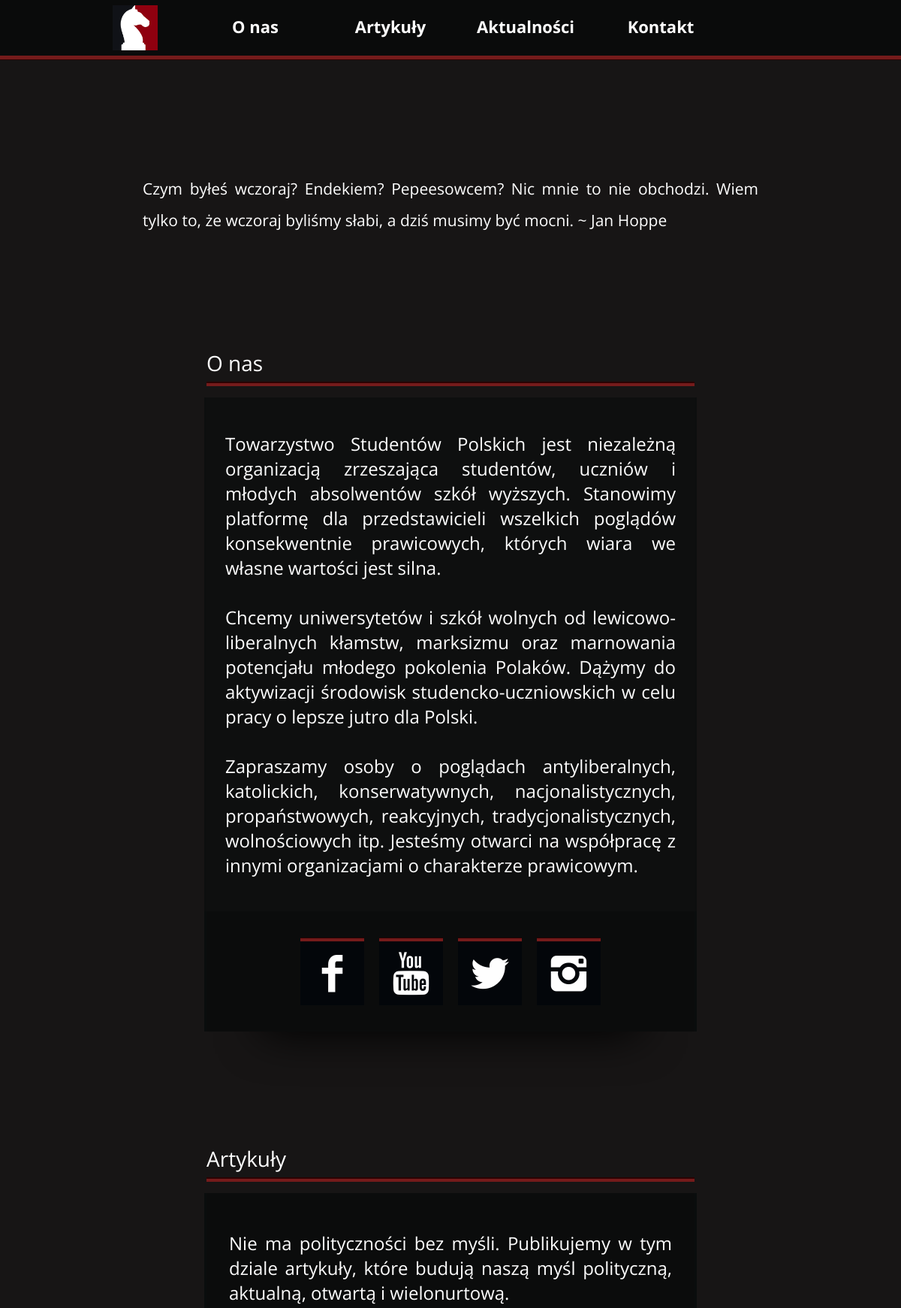
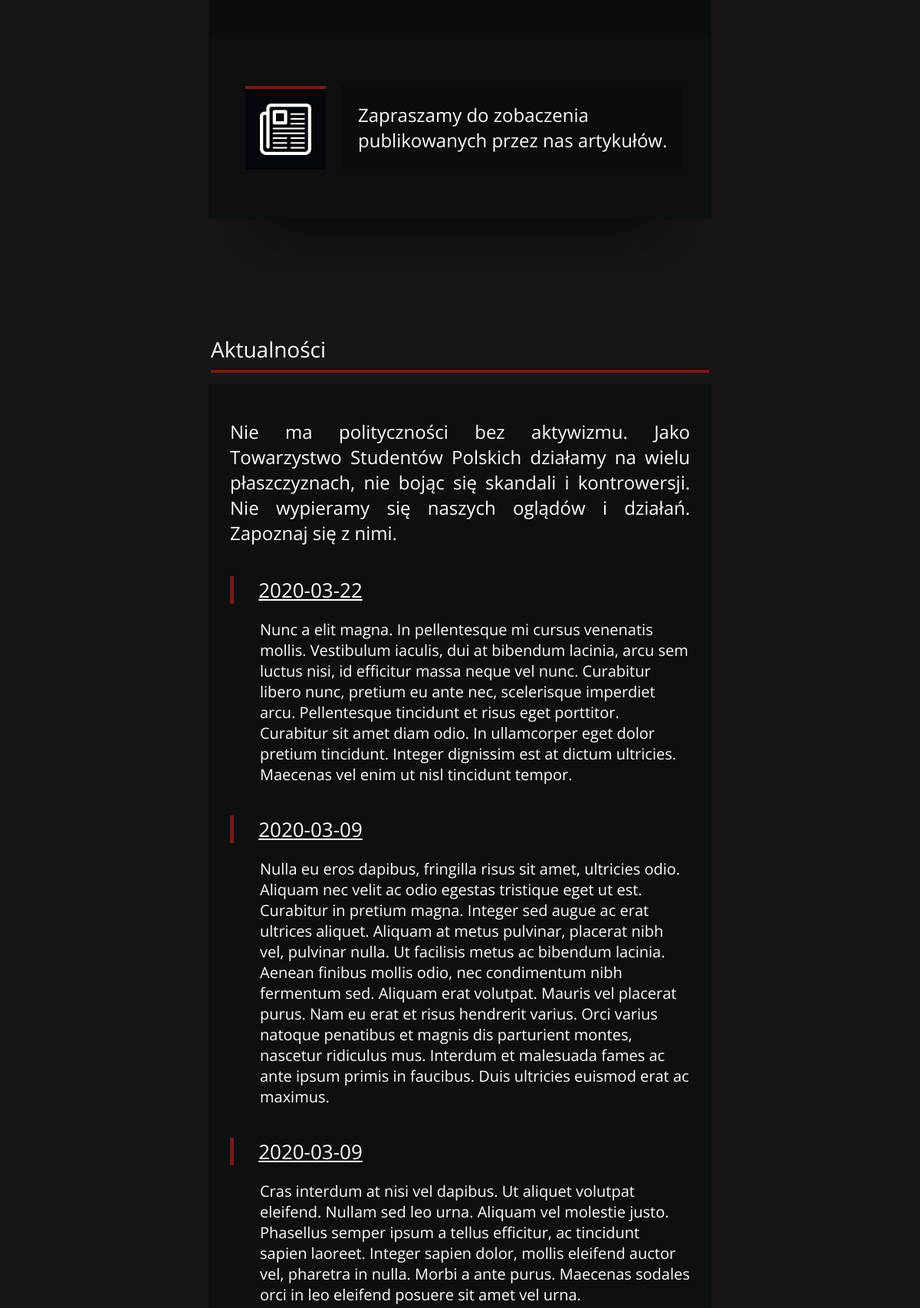
The page / (upper part) on the database its author committed (2 pictures, top to bottom).
### current/models.py (models this page shows, shortened)
class NewsFeed(models.Model):
    date = models.DateTimeField()
    body = models.TextField()

### info/templates/info/home.html (shortened to what this page needs)
{% extends "info/header_footer.html" %}
{% block content %}
<main>
            <article>
                <header>
                    <div >
                    <h1 class="introduction">
                       Czym byłeś wczoraj? Endekiem? Pepeesowcem? Nic mnie to nie obchodzi.
                       Wiem tylko to, że wczoraj byliśmy słabi, a dziś musimy być mocni. ~ Jan Hoppe
                    </h1>
                    </div>
                </header>
                <section>
                    <header>
                        <div class="SectionHeader" >
                           <div id="Onas">O nas</div>
                           <div class="StickyLine2"></div>
                        </div>
                    </header>
                    <article>
                        <div class="MainSectionTop">
                       <h2 class="OnasText">
                       Towarzystwo Studentów Polskich jest niezależną organizacją zrzeszająca studentów,
                       uczniów i młodych absolwentów szkół wyższych. Stanowimy platformę dla przedstawicieli
                       wszelkich poglądów konsekwentnie prawicowych, których wiara we własne wartości jest
                       silna.
                       <br/><br/>
                       Chcemy uniwersytetów i szkół wolnych od lewicowo-liberalnych kłamstw, marksizmu
                       oraz marnowania potencjału młodego pokolenia Polaków. Dążymy do aktywizacji środowisk
                       studencko-uczniowskich w celu pracy o lepsze jutro dla Polski.
                       <br/><br/>
                       Zapraszamy osoby o
                       poglądach antyliberalnych, katolickich, konserwatywnych, nacjonalistycznych,
                       propaństwowych, reakcyjnych, tradycjonalistycznych, wolnościowych itp. Jesteśmy
                       otwarci na współpracę z innymi organizacjami o charakterze prawicowym.
                       </h2>
                        </div>
                           <div class="LesserSectionBottom">
                               <div class="socialdivs">
                               <div class="fb">
                                <div class="LogoTopLine"></div>
                                <a class="LinkMedia" href="https://www.facebook.com/towstudpolpolpol/" target="blank">
                                   <i class="icon-facebook"></i>
                                </a>
                               </div>
                               <div class="yt">
                                <div class="LogoTopLine"></div>
                                <a class="LinkMedia" href="https://www.youtube.com/channel/UCxhSQrkYjD8X-sd7ZDSDr7Q" target="blank">
                                   <i class="icon-youtube"></i>
                                </a>
                               </div>
                               <div class="tw">
                                 <div class="LogoTopLine"></div>
                                 <a class="LinkMedia" href="https://twitter.com/akcjastudencka" target="blank">
                                   <i class="icon-twitter"></i>
                                 </a>
                               </div>
                               <div class="insta">
                                 <div class="LogoTopLine"></div>
                                 <a class="LinkMedia" href="https://www.instagram.com/towstudentpol/?hl=pl&fbclid=IwAR1TaCffUwBhT-SlofZ7GBg0yzDz6BFw1sLZzruDrZ2lQCjj6gQ_PcY4i8M" target="blank">
                                   <i class="icon-instagram"></i>
                                 </a>
                               </div>
                               </div>
                           </div>
                    </article>
                </section>
                <section>
                    <header>
                        <div class="SectionHeader">
                           <div id="Artykuly">Artykuły</div>
                           <div class="StickyLine2"></div>
                        </div>
                    </header>
                    <article>
                        <div class="LesserSectionTop">
                           <h2>
                               Nie ma polityczności bez myśli. Publikujemy w tym dziale artykuły, które budują naszą myśl
                               polityczną, aktualną, otwartą i wielonurtową.
                           </h2>
                        </div>
                        <div class="MainSectionBottom">
                            <div class="ArticleBox">
                                <div class="ArticleLogo">
                                    <div class="LogoTopLine"></div>
                                    <a href="/articles/" class="LinkMedia">
                                       <i class="icon-doc"></i>
                                    </a>
                                </div>
                                <div class="TextBox">
                                    <h2>Zapraszamy do zobaczenia publikowanych przez nas artykułów.</h2>
                                </div>
                            </div>
                        </div>
                    </article>
                </section>
                <section>
                    <header>
                        <div class="SectionHeader">
                           <div id="Aktualnosci">Aktualności</div>
                           <div class="StickyLine2"></div>
                        </div>
                    </header>
                    <article>
                        <div class="MainSectionTop">
                        <div  class="OnasText">
                                <h2>
                                Nie ma polityczności bez aktywizmu. Jako Towarzystwo Studentów Polskich działamy na
                                wielu płaszczyznach, nie bojąc się skandali i kontrowersji. Nie wypieramy się naszych
                                oglądów i działań. Zapoznaj się z nimi.
                                </h2>
                        </div>
                            {% for post in object_list %}
                                    <div class="News">
                                        <div class="TopNews">
                                            <a href="/current/{{post.id}}">{{ post.date|date:"Y-m-d" }}</a>
                                        </div>
                                        <div class="NewsText">
                                            <p>
                                                {{post.body}}
                                            </p>
                                        </div>
                                    </div>
	                        {% endfor %}
                        </div>
                    </article>
                </section>
            </article>
        </main>
{% endblock %}

### info/static/info/css/style.css (style rules this page uses)
a { color: inherit; }
body { background-color: #171515; color: #fefefe; margin: 0; font-family: 'Open Sans', sans-serif; font-size: 20px; line-height: normal; }
.introduction { margin-top: 150px; margin-bottom: 0px; padding: 0 20px; margin-left: auto; margin-right: auto; width: 820px; text-align: justify; line-height: 200%; }
h1 { font-size: 21px; font-weight: 400; }
.OnasText { font-size: 24px; font-weight: 400; color: #fefefe; text-align: justify; }
h2 { font-size: 24px; font-weight: 400; color: #fefefe; }
.SectionHeader { width: 650px; margin-left: auto; margin-right: auto; margin-top: 150px; font-size: 28px; font-weight: 400; text-align: left; }
.StickyLine2 { margin-top: 6px; width: 100%; height: 4px; background-color: #751b1b; border-top: 2px solid #2b0303 ; }
.MainSectionTop { padding: 25px; background-color: #0e0f0f; width: 600px; margin-top: 15px; margin-left: auto; margin-right: auto; border-left: 3px solid #0d0e0e ; border-right: 3px solid #0d0e0e ; text-align: justify; }
.MainSectionBottom { padding: 45px; background-color: #0e0f0f; width: 560px; margin-left: auto; margin-right: auto; border-left: 3px solid #0d0e0e ; border-right: 3px solid #0d0e0e ; text-align: justify; position:relative; }
.MainSectionBottom:after { content: '' ; display: block; width: 500px; height: 100px; box-shadow: 0 2px 60px rgba(0, 0, 0, .98); position: absolute; bottom: 0.2%; left: 11.5%; z-index: -1; }
.LesserSectionBottom { width: 620px; background-color: #0b0c0c; padding: 15px; margin-left: auto; margin-right: auto; border-left: 3px solid #0a0d0d ; border-right: 3px solid #0a0d0d ; position: relative; }
.LesserSectionBottom:after { content: '' ; display: block; width: 500px; height: 100px; box-shadow: 0 2px 60px rgba(0, 0, 0, .98); position: absolute; bottom: -0.2%; left: 11.5%; z-index: -1; }
.LesserSectionTop { width: 590px; background-color: #0b0c0c; padding: 30px; margin-left: auto; margin-right: auto; margin-top: 15px; border-left: 3px solid #0a0d0d ; border-right: 3px solid #0a0d0d ; text-align: justify; }
.ArticleBox { margin-left: auto; margin-right: auto; width: 600px; margin-top: 20px; margin-bottom: 20px; }
.TextBox { float: left; text-align: left; height: 106px; width: 405px; background-color: #0b0c0c; padding-left: 20px; padding-right: 15px; border: 2px solid #0a0d0d ; }
.News { margin-left: auto; margin-right: auto; margin-top: 40px; }
.TopNews { font-size: 26px; font-weight: 400; text-align: center; margin-right: auto; width: 200px; border-left: 5px solid #751b1b; }
.NewsText { text-align: left; margin-left: 39px; }
.socialdivs { width: 420px; margin-left: auto; margin-right: auto; margin-top: 20px; margin-bottom: 20px; color: #fefefe; }
.insta { margin: 0px 10px; background-color: #03060a; width: 85px; height: 90px; float:left; transition: all 0.4s ease-in-out; }
.insta .LinkMedia { color: #fefefe; transition: all 1s ease-in-out; }
.fb { margin: 0px 10px; background-color: #03060a; width: 85px; height: 90px; float:left; transition: all 0.4s ease-in-out; }
.fb .LinkMedia { color: #fefefe; transition: all 1s ease-in-out; }
.yt { margin: 0px 10px; background-color: #03060a; width: 85px; height: 90px; float:left; transition: all 0.4s ease-in-out; }
.yt .LinkMedia { color: #fefefe; transition: all 1s ease-in-out; }
.tw { margin: 0px 10px; background-color: #03060a; width: 85px; height: 90px; float:left; transition: all 0.4s ease-in-out; }
.tw .LinkMedia { color: #fefefe; transition: all 1s ease-in-out; }
.ArticleLogo { margin-right: 20px; background-color: #03060a; width: 105px; height: 110px; float:left; transition: all 0.3s ease-in-out; }
.ArticleLogo .LinkMedia { color: #fefefe; transition: color 0.5s ease-in-out; }
.LogoTopLine { margin-bottom: 0px; width: 100%; height: 4px; background-color: #751b1b; border-top: 1px solid #2b0303 ; }
a.LinkMedia { display: block; width: 85px; height: 90px; color: #fefefe; text-decoration: none; }

### rows shown on the page
NewsFeed: date "2020-03-22", body "Nunc a elit magna. In pellentesque mi cursus venenatis mollis. Vestibulum iaculis, dui at bibendum lacinia, arcu sem luctus nisi, id efficitur massa neque vel nunc. Curabitur libero nunc, pretium eu ante nec, scelerisque imperdiet arcu. Pellentesque tincidunt et risus eget porttitor. Curabitur sit amet diam odio. In ullamcorper eget dolor pretium tincidunt. Integer dignissim est at dictum ultricies. Maecenas vel enim ut nisl tincidunt tempor."
NewsFeed: date "2020-03-09", body "Nulla eu eros dapibus, fringilla risus sit amet, ultricies odio. Aliquam nec velit ac odio egestas tristique eget ut est. Curabitur in pretium magna. Integer sed augue ac erat ultrices aliquet. Aliquam at metus pulvinar, placerat nibh vel, pulvinar nulla. Ut facilisis metus ac bibendum lacinia. Aenean finibus mollis odio, nec condimentum nibh fermentum sed. Aliquam erat volutpat. Mauris vel placerat purus. Nam eu erat et risus hendrerit varius. Orci varius natoque penatibus et magnis dis parturient montes, nascetur ridiculus mus. Interdum et malesuada fames ac ante ipsum primis in faucibus. Duis ultricies euismod erat ac maximus."
NewsFeed: date "2020-03-09", body "Cras interdum at nisi vel dapibus. Ut aliquet volutpat eleifend. Nullam sed leo urna. Aliquam vel molestie justo. Phasellus semper ipsum a tellus efficitur, ac tincidunt sapien laoreet. Integer sapien dolor, mollis eleifend auctor vel, pharetra in nulla. Morbi a ante purus. Maecenas sodales orci in leo eleifend posuere sit amet vel urna."
